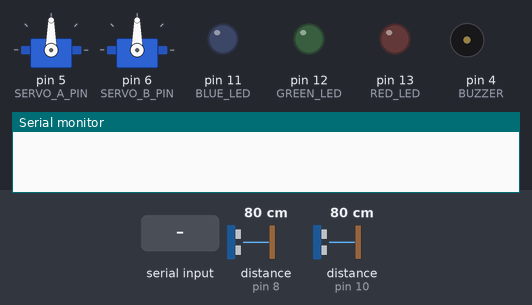
The sketch below on a simulated Arduino Uno, built with avr-gcc and run on an emulated ATmega328P. Parts: 2 × servo, output pins drawn as LEDs (lit = HIGH), buzzer (waves = sounding), the last lines printed to the serial monitor. Wiring (inferred from the names in the program): ultrasonic range finder: trigger pin 7; echo pin 8. Inputs (shaded band) come from the test bench; at power-on: distance to the obstacle (sensors on pin 8, pin 10) 80 cm. The echo pulse lasts 58.3 µs per cm; pins used as bus, display or sensor lines are not drawn.

Above: at 1.2 s.
1.3 s: distance to the obstacle (sensor on pin 8) set to 2 cm
2.8 s: "dispense:\n" received over Serial
At 5.3 s:
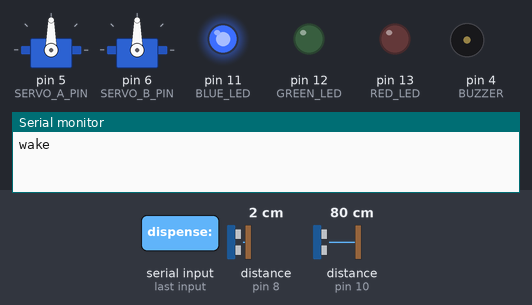
5.8 s: "no_user_detected\n" received over Serial
At 6.8 s:
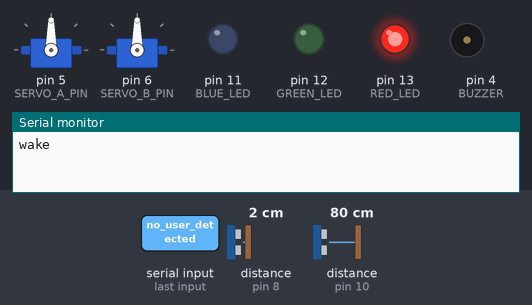
8.8 s: distance to the obstacle (sensor on pin 10) set to 12 cm
11.8 s: distance to the obstacle (sensor on pin 10) set to 9 cm
At 13.5 s:
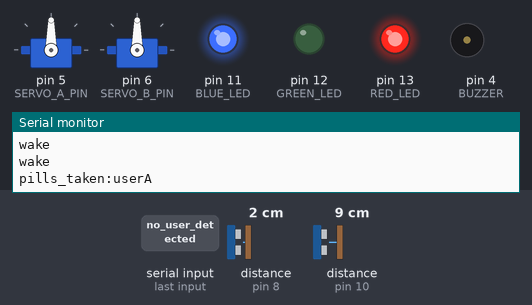
14.8 s: "dispense:90\n" received over Serial
At 18.28 s:
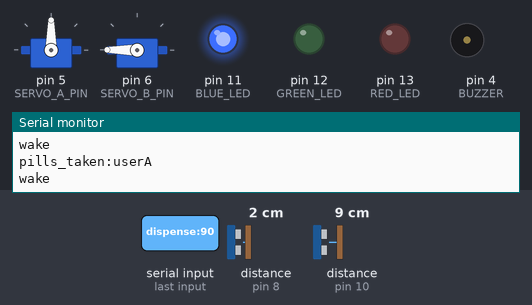
Timing chart, 0 to 23.2 s (numbered marks = the images above; inputs shaded):
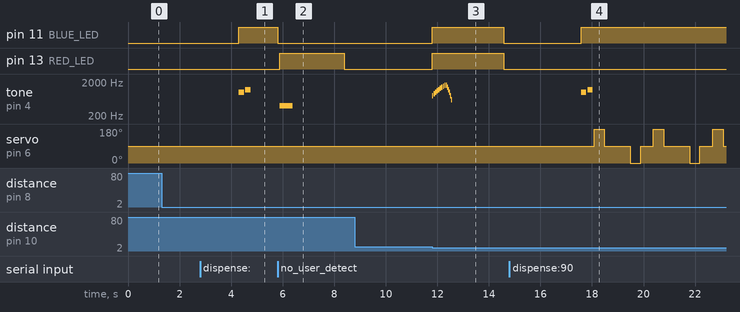

Measured:
- the behaviour switches between 11 and 10 cm on distance to the obstacle (sensor on pin 10) (found by bisection; images 2 and 3)
- after the input at 2.8 s, pin 11 (BLUE_LED): LOW → HIGH after 1.5 s; tone on pin 4 (BUZZER): silent → 1000 Hz after 1.5 s, → silent 0.20 s later, → 1200 Hz 0.05 s later, → silent 0.20 s later
- after the input at 5.8 s, pin 13 (RED_LED): LOW → HIGH after 0.09 s, → LOW 2.5 s later; tone on pin 4 (BUZZER): silent → 400 Hz after 0.09 s, → silent 0.50 s later
- after the input at 8.8 s, every drawn part: stays the same
- after the input at 11.8 s, pin 11 (BLUE_LED), pin 13 (RED_LED): LOW → HIGH at once, → LOW 2.8 s later; tone on pin 4 (BUZZER): plays 800 Hz for 0.05 s, 900 Hz for 0.05 s, 1000 Hz for 0.05 s, 1100 Hz for 0.05 s, 1200 Hz for 0.05 s, 1300 Hz for 0.05 s … (15 notes in this stretch), starting at once
- after the input at 14.8 s, pin 11 (BLUE_LED): LOW → HIGH after 2.8 s; tone on pin 4 (BUZZER): silent → 1000 Hz after 2.8 s, → silent 0.20 s later, → 1200 Hz 0.05 s later, → silent 0.20 s later; servo on pin 6 (SERVO_B_PIN): 90° → 180° after 3.3 s, then repeats every 2.3 s: 90° 1.0 s, 0° 0.40 s, 90° 0.50 s, 180° 0.40 s

The sketch:

cruzhacks_arduino.ino
```cpp
#include <Servo.h>

// === Pin Definitions ===
#define SERVO_A_PIN 5
#define SERVO_B_PIN 6
#define TRIG1 7
#define ECHO1 8
#define TRIG2 9
#define ECHO2 10
#define RED_LED 13
#define GREEN_LED 12 // Not used (faulty)
#define BLUE_LED 11
#define BUZZER 4

Servo servoA, servoB;

// === State Flags ===
bool waitingForUser = true;
bool awaitingResponse = false;
bool hasDispensed = false;

String inputBuffer = "";

void setup() {
  Serial.begin(9600); // USB serial to Raspberry Pi

  // Pin setup
  pinMode(TRIG1, OUTPUT);
  pinMode(ECHO1, INPUT);
  pinMode(TRIG2, OUTPUT);
  pinMode(ECHO2, INPUT);
  pinMode(RED_LED, OUTPUT);
  pinMode(GREEN_LED, OUTPUT);
  pinMode(BLUE_LED, OUTPUT);
  pinMode(BUZZER, OUTPUT);

  servoA.attach(SERVO_A_PIN);
  servoB.attach(SERVO_B_PIN);

  // Make sure servos are stopped and LED is off
  servoA.write(90);
  servoB.write(90);
  setLEDColor(0, 0, 0);
}

void loop() {
  if (waitingForUser) {
    checkUltrasonic1();
  }

  // Receive UART commands from Raspberry Pi
  if (Serial.available()) {
    char c = Serial.read();
    if (c == '\n') {
      processCommand(inputBuffer);
      inputBuffer = "";
    } else {
      inputBuffer += c;
    }
  }

  // Check if pills were picked up
  if (hasDispensed) {
    checkUltrasonic2();
  }
}

// === Sensor Functions ===
long getDistance(int trigPin, int echoPin) {
  digitalWrite(trigPin, LOW);
  delayMicroseconds(2);
  digitalWrite(trigPin, HIGH);
  delayMicroseconds(10);
  digitalWrite(trigPin, LOW);

  long duration = pulseIn(echoPin, HIGH, 20000); // Timeout at ~20ms
  if (duration == 0) return -1; // No echo
  return duration * 0.034 / 2;
}

void checkUltrasonic1() {
  long dist = getDistance(TRIG1, ECHO1);
  if (dist > 0 && dist < 30) {
    Serial.println("wake");
    waitingForUser = false;
    awaitingResponse = true;
    delay(3000); // Prevent spamming
  }
}

void checkUltrasonic2() {
  long dist = getDistance(TRIG2, ECHO2);
  if (dist > 0 && dist < 10) {
    setLEDColor(255, 0, 255); // PURPLE (Red + Blue)
    Serial.println("pills_taken:userA");

    playPickupTone(); // Cool sci-fi sound!

    delay(2000); // Show LED and let tone finish
    setLEDColor(0, 0, 0); // Turn off LED

    hasDispensed = false;
    waitingForUser = true;
    awaitingResponse = false;
  }
}

// === Serial Command Parser ===
void processCommand(String cmd) {
  if (!awaitingResponse) return; // Ignore unless wake was sent

  if (cmd.startsWith("dispense:")) {
    // Format: dispense:userA:2:1
    int idx1 = cmd.indexOf(':');
    int idx2 = cmd.indexOf(':', idx1 + 1);
    int idx3 = cmd.indexOf(':', idx2 + 1);

    String user = cmd.substring(idx1 + 1, idx2);
    int pillsA = cmd.substring(idx2 + 1, idx3).toInt();
    int pillsB = cmd.substring(idx3 + 1).toInt();

    dispense(pillsA, pillsB);
    hasDispensed = true;

  } else if (cmd == "no_user_detected") {
    setLEDColor(255, 0, 0); // RED
    playNegativeTone();     // Simple rejected tone
    delay(2000);
    setLEDColor(0, 0, 0);   // Turn off LED

    waitingForUser = true;
    awaitingResponse = false;
  }
}

// === Dispense Pills with Servo Sweeps ===
void dispense(int pillsA, int pillsB) {
  setLEDColor(0, 0, 255); // BLUE
  playPositiveTone();     // Simple success tone

  for (int i = 0; i < pillsA; i++) {
    rotateServoOnce(servoA);
    delay(500);
  }

  for (int i = 0; i < pillsB; i++) {
    rotateServoOnce(servoB);
    delay(500);
  }

  servoA.write(90);
  servoB.write(90);

  delay(1000);
  setLEDColor(0, 0, 0); // Turn off LED
}

// === Rotate Servo CW, Pause, and CCW per pill ===
void rotateServoOnce(Servo& s) {
  s.write(180);  // Clockwise (dispense)
  delay(400);

  s.write(90);   // Pause
  delay(1000);   // Let pill drop

  s.write(0);    // Counterclockwise (reset)
  delay(400);

  s.write(90);   // Stop
}

// === LED Control ===
void setLEDColor(int r, int g, int b) {
  analogWrite(RED_LED, r);
  analogWrite(GREEN_LED, g); // Not used
  analogWrite(BLUE_LED, b);
}

// === Sound Effects ===
void playPositiveTone() {
  tone(BUZZER, 1000, 200);
  delay(250);
  tone(BUZZER, 1200, 200);
  delay(250);
  noTone(BUZZER);
}

void playNegativeTone() {
  tone(BUZZER, 400, 500);
  delay(500);
  noTone(BUZZER);
}

void playPickupTone() {
  for (int freq = 800; freq <= 1600; freq += 100) {
    tone(BUZZER, freq, 50);
    delay(60);
  }
  for (int freq = 1600; freq >= 600; freq -= 200) {
    tone(BUZZER, freq, 30);
    delay(40);
  }
  noTone(BUZZER);
}
```
